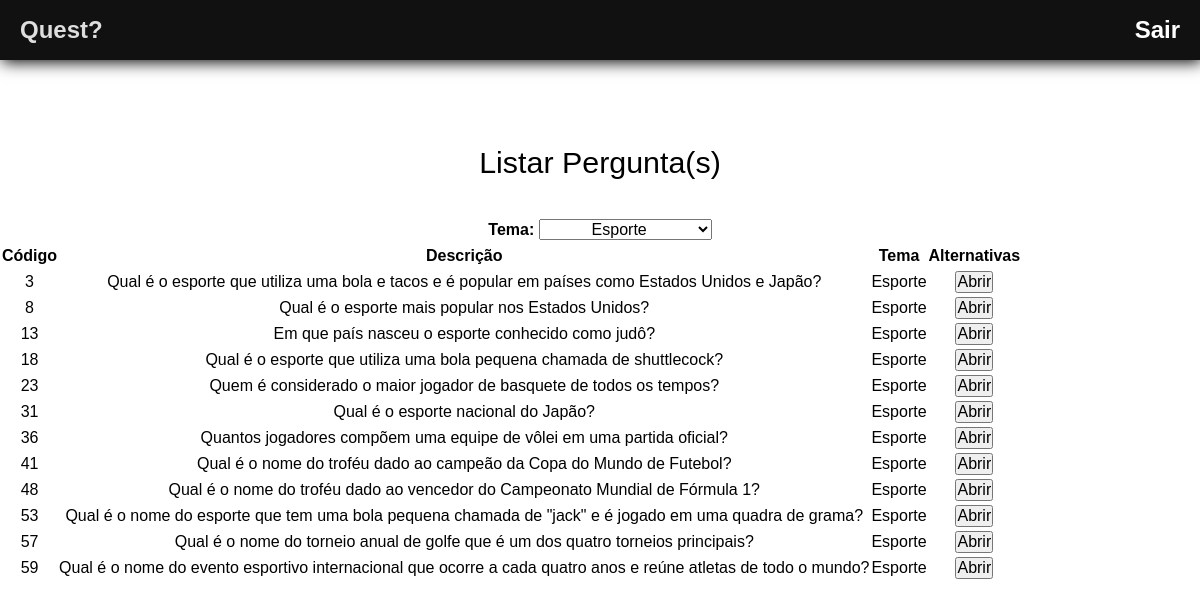
The app's page /sistema/mostrarPergunta.php?tema=3 with its own data.
### tables this page shows
CREATE TABLE tema (
    id_tema INTEGER  PRIMARY KEY AUTOINCREMENT,
    desc_tema VARCHAR(255) NOT NULL
);

CREATE TABLE pergunta(
    id_pergunta INTEGER PRIMARY KEY AUTOINCREMENT,
    desc_pergunta VARCHAR(200),
    id_tema_pergunta INTEGER,
    id_alternativa_pergunta INTEGER
);

### sistema/mostrarPergunta.php (the view, shortened to what this page needs)
<?php
    include_once("templates/header.php");
?>
    <legend>Listar Pergunta(s)</legend>
                    <label class="fa__labels" for="select-theme">Tema:</label>
                    <?php
                        $tema = 0;
                        if(isset($_GET['tema']) and $_GET['tema'] != 0)
                        {
                            $tema = $_GET['tema'];
                        }
                        echo '<select name="tema"
                            onchange="this.options[this.selectedIndex].value &&
                                (window.location = this.options[this.selectedIndex].value);"
                        >';
                        include "connection.php";
                        if($tema != 0){
                            $sqlTemaEscolhido = "SELECT id_tema, desc_tema FROM tema WHERE id_tema = $tema ;";
                            $resSqlTemaEscolhido = $db->query($sqlTemaEscolhido);
                            $dadosTemaEscolhido = $resSqlTemaEscolhido->fetchArray();
                            echo "<option value=''>$dadosTemaEscolhido[1]</option>";
                        }
                        echo "</select>";
                    ?>
<table>
    <thead>
        <tr>
            <th>Código</th>
            <th>Descrição</th>
            <th>Tema</th>
            <th>Alternativas</th>
        </tr>
    </thead>
    <tbody>
    <?php
        include "connection.php";
        if($tema != 0){
            $sqlPergunta = "SELECT id_pergunta,desc_pergunta,desc_tema,id_alternativa_pergunta
         FROM pergunta
         INNER JOIN tema ON pergunta.id_tema_pergunta = tema.id_tema
         WHERE pergunta.id_tema_pergunta = $tema;";
        }else{
            $sqlPergunta = "SELECT id_pergunta,desc_pergunta,desc_tema,id_alternativa_pergunta
         FROM pergunta
         INNER JOIN tema ON pergunta.id_tema_pergunta = tema.id_tema;";
        }
        $resSqlPergunta = $db->query($sqlPergunta);
        while($dadosPergunta = $resSqlPergunta->fetchArray())
        {
            echo "<tr>";
            echo "<td>$dadosPergunta[0]</td>";
            echo "<td>$dadosPergunta[1]</td>";
            echo "<td>$dadosPergunta[2]</td>";
            echo "<td><input type='button' value='Abrir'></td>";
            echo "</tr>";
        }
    ?>
    </tbody>
</table>
<?php
    include_once("templates/footer.php");
?>

### sistema/css/style.css (style rules this page uses)
* { margin: 0px; padding: 0px; outline: 0px; font-size: 16px; text-decoration: none; font-family: Arial, Helvetica, sans-serif; }
body { overflow-x: hidden; }
.fa__labels { font-weight: 600; margin-top: 10px; }
* { margin: 0px; padding: 0px; outline: 0px; font-size: 16px; text-decoration: none; text-align: center; line-height: 2; font-family: Arial, Helvetica, sans-serif; }
legend { font-size: 1.9rem; margin-top: 5rem; }
* { margin: 0px; padding: 0px; outline: 0px; font-size: 16px; text-decoration: none; text-align: center; line-height: 1.5; font-family: Arial, Helvetica, sans-serif; }
legend { font-size: 1.9rem; margin-bottom: 2rem; }
.fa__labels { font-weight: 600; margin-top: 3rem; }

### records on screen
tema: tema "Esporte"
pergunta: id_pergunta "3", desc_pergunta "Qual é o esporte que utiliza uma bola e tacos e é popular em países como Estados Unidos e Japão?", tema.desc_tema "Esporte"
pergunta: id_pergunta "8", desc_pergunta "Qual é o esporte mais popular nos Estados Unidos?", tema.desc_tema "Esporte"
pergunta: id_pergunta "13", desc_pergunta "Em que país nasceu o esporte conhecido como judô?", tema.desc_tema "Esporte"
pergunta: id_pergunta "18", desc_pergunta "Qual é o esporte que utiliza uma bola pequena chamada de shuttlecock?", tema.desc_tema "Esporte"
pergunta: id_pergunta "23", desc_pergunta "Quem é considerado o maior jogador de basquete de todos os tempos?", tema.desc_tema "Esporte"
pergunta: id_pergunta "31", desc_pergunta "Qual é o esporte nacional do Japão?", tema.desc_tema "Esporte"
pergunta: id_pergunta "36", desc_pergunta "Quantos jogadores compõem uma equipe de vôlei em uma partida oficial?", tema.desc_tema "Esporte"
pergunta: id_pergunta "41", desc_pergunta "Qual é o nome do troféu dado ao campeão da Copa do Mundo de Futebol?", tema.desc_tema "Esporte"
pergunta: id_pergunta "48", desc_pergunta "Qual é o nome do troféu dado ao vencedor do Campeonato Mundial de Fórmula 1?", tema.desc_tema "Esporte"
pergunta: id_pergunta "53", desc_pergunta "Qual é o nome do esporte que tem uma bola pequena chamada de \"jack\" e é jogado em uma quadra de grama?", tema.desc_tema "Esporte"
pergunta: id_pergunta "57", desc_pergunta "Qual é o nome do torneio anual de golfe que é um dos quatro torneios principais?", tema.desc_tema "Esporte"
pergunta: id_pergunta "59", desc_pergunta "Qual é o nome do evento esportivo internacional que ocorre a cada quatro anos e reúne atletas de todo o mundo?", tema.desc_tema "Esporte"
